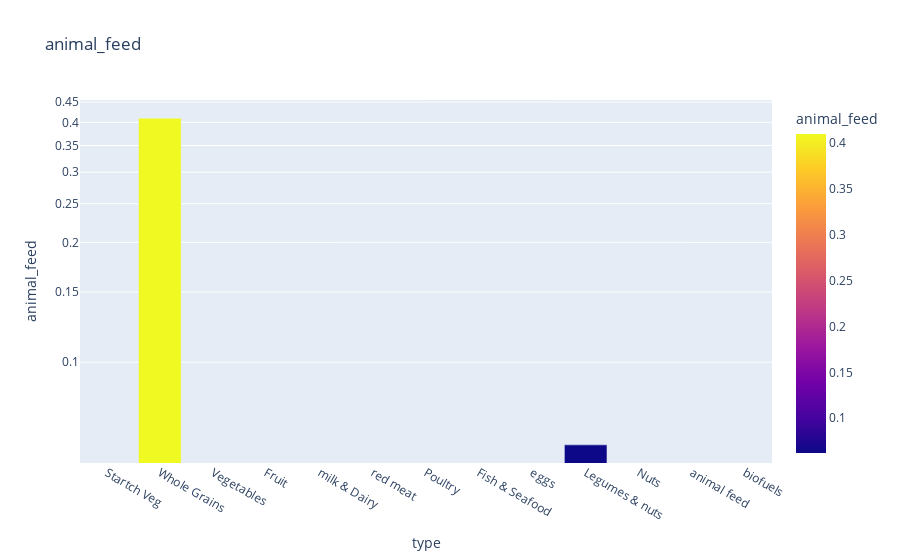

Source (notebook cell):
### Code cell
plt.figure(figsize=(10, 5))
fig = px.bar(food_make_df, x='type', y='animal_feed',
             color='animal_feed', log_y=True, title="animal_feed")
fig.show()

### Figure 1 — Plotly figure (JSON) as saved in the notebook; plotly's stock layout.template omitted (floating-point values rounded to 4 significant figures)
{"data": [{"alignmentgroup": "True", "hovertemplate": "type=%{x}<br>animal_feed=%{marker.color}<extra></extra>", "legendgroup": "", "marker": {"color": [null, 0.41, null, null, null, null, null, null, null, 0.062, null, null, null, null, null], "coloraxis": "coloraxis", "pattern": {"shape": ""}}, "name": "", "offsetgroup": "", "orientation": "v", "showlegend": false, "textposition": "auto", "type": "bar", "x": ["Startch Veg", "Whole Grains", "Vegetables", "Fruit", "milk & Dairy", "red meat", "Poultry", "Fish & Seafood", "eggs", "Legumes & nuts", "Nuts", null, null, "animal feed", "biofuels"], "xaxis": "x", "y": [null, 0.41, null, null, null, null, null, null, null, 0.062, null, null, null, null, null], "yaxis": "y"}], "layout": {"barmode": "relative", "coloraxis": {"colorbar": {"title": {"text": "animal_feed"}}, "colorscale": [[0, "#0d0887"], [0.1111, "#46039f"], [0.2222, "#7201a8"], [0.3333, "#9c179e"], [0.4444, "#bd3786"], [0.5556, "#d8576b"], [0.6667, "#ed7953"], [0.7778, "#fb9f3a"], [0.8889, "#fdca26"], [1, "#f0f921"]]}, "legend": {"tracegroupgap": 0}, "title": {"text": "animal_feed"}, "xaxis": {"anchor": "y", "domain": [0, 1], "title": {"text": "type"}}, "yaxis": {"anchor": "x", "domain": [0, 1], "title": {"text": "animal_feed"}, "type": "log"}}}
